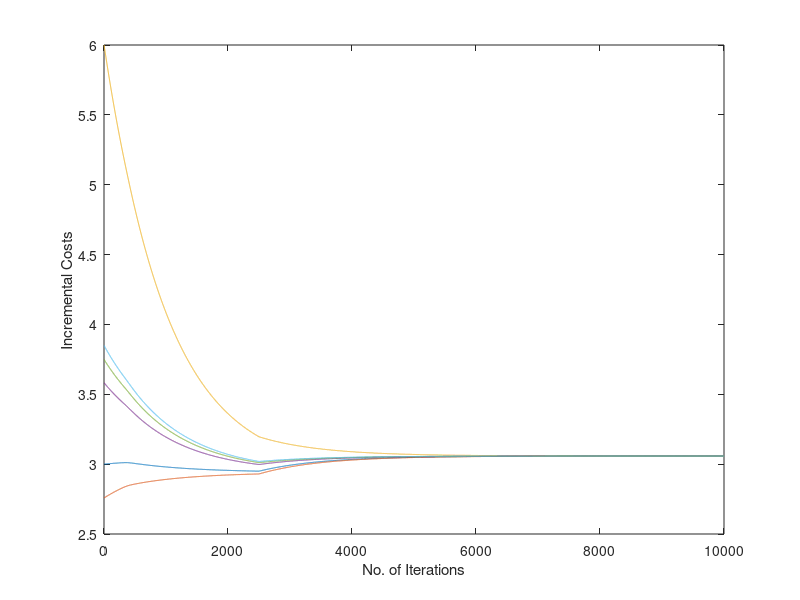
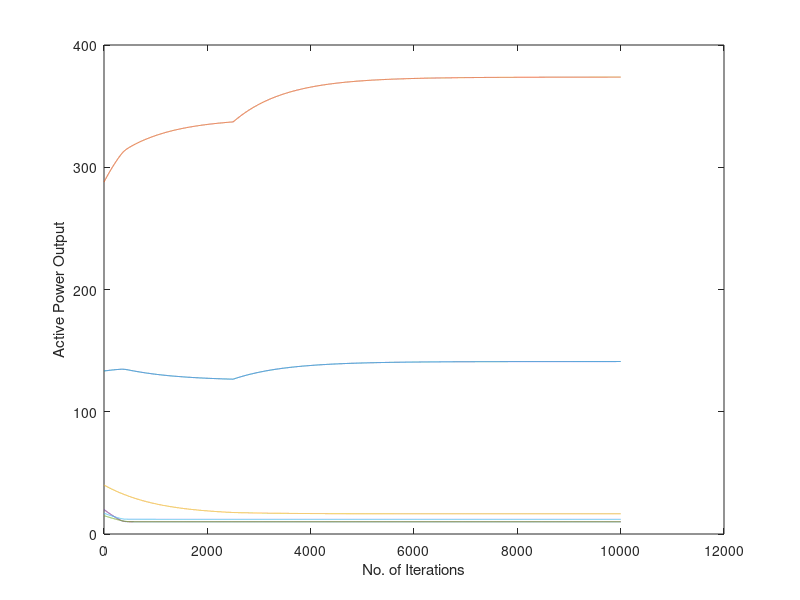
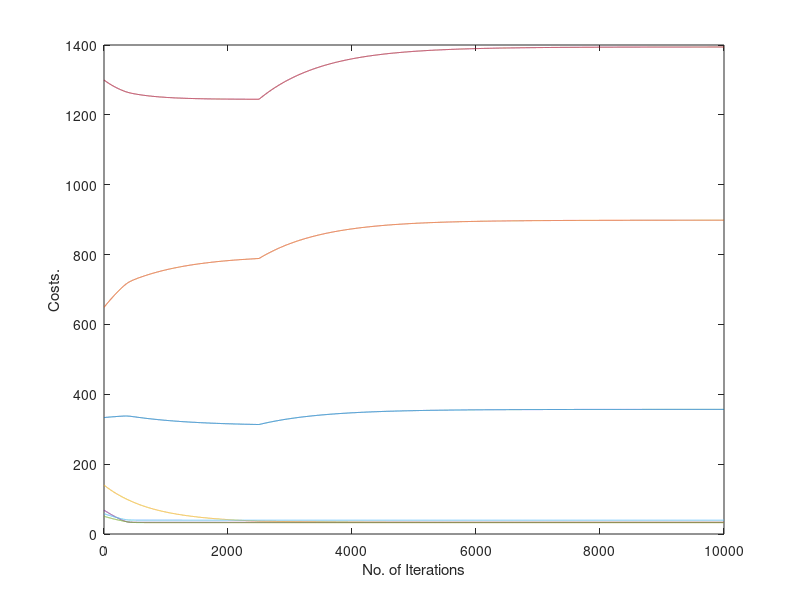

Recreate these plots in MATLAB, in order.
clc,clear, close all;

theta=0.005;
dt=0.001;

N=10000;

PD=513.34;

P1(1)=133.36;
P2(1)=287.98;
P3(1)=40;
P4(1)=20;
P5(1)=15;
P6(1)=17;

P1max=200;
P2max=400;
P3max=50;
P4max=35;
P5max=30;
P6max=40;

P1min=50;
P2min=100;
P3min=15;
P4min=10;
P5min=10;
P6min=12;

b1=2;
b2=1.75;
b3=1;
b4=3.25;
b5=3;
b6=3;

c1=0.00375;
c2=0.00175;
c3=0.0625;
c4=0.008324;
c5=0.025;
c6=0.025;

A=ones(1,6);


for i=1:N
    
    if i==N/4
        PD=PD+50
    end 
    
    
    delf=[b1+2*c1*P1(i)-theta*(1/(P1(i)-P1min)+1/(P1max-P1min));b2+2*c2*P2(i)-theta*(1/(P2(i)-P2min)+1/(P2max-P2min));b3+2*c3*P3(i)-theta*(1/(P3(i)-P3min)+1/(P3max-P3min));b4+2*c4*P4(i)-theta*(1/(P4(i)-P4min)+1/(P4max-P4min));b5+2*c5*P5(i)-theta*(1/(P5(i)-P5min)+1/(P5max-P5min));b6+2*c6*P6(i)-theta*(1/(P6(i)-P6min)+1/(P6max-P6min))];
    del2f=diag([2*c1+theta*(1/(P1(i)-P1min)^2+1/(P1max-P1(i))^2),2*c2+theta*(1/(P2(i)-P2min)^2+1/(P2max-P2(i))^2),2*c3+theta*(1/(P3(i)-P3min)^2+1/(P3max-P3(i))^2),2*c4+theta*(1/(P4(i)-P4min)^2+1/(P4max-P4(i))^2),2*c5+theta*(1/(P5(i)-P5min)^2+1/(P5max-P5(i))^2),2*c6+theta*(1/(P6(i)-P6min)^2+1/(P6max-P6(i))^2)]);
    S=inv([del2f A';A 0])*[-delf;PD-P1(i)-P2(i)-P3(i)-P4(i)-P5(i)-P6(i)];
    
    P1(i+1)=P1(i)+dt*S(1);
    P2(i+1)=P2(i)+dt*S(2);
    P3(i+1)=P3(i)+dt*S(3);
    P4(i+1)=P4(i)+dt*S(4);
    P5(i+1)=P5(i)+dt*S(5);
    P6(i+1)=P6(i)+dt*S(6);
    
    IC1(i)=delf(1);
    IC2(i)=delf(2);
    IC3(i)=delf(3);
    IC4(i)=delf(4);
    IC5(i)=delf(5);
    IC6(i)=delf(6);
    
    CP1(i)=b1*P1(i)+c1*P1(i)*P1(i);
    CP2(i)=b2*P2(i)+c2*P2(i)*P2(i);
    CP3(i)=b3*P3(i)+c3*P3(i)*P3(i);
    CP4(i)=b4*P4(i)+c4*P4(i)*P4(i);
    CP5(i)=b5*P5(i)+c5*P5(i)*P5(i);
    CP6(i)=b6*P6(i)+c6*P6(i)*P6(i);
    
    TCP(i)=CP1(i)+CP2(i)+CP3(i)+CP4(i)+CP5(i)+CP6(i);
end

P1(end),P2(end),P3(end),P4(end),P5(end),P6(end)

figure()
plot(IC1);hold on;plot(IC2);plot(IC3);plot(IC4);plot(IC5);plot(IC6);
xlabel('No. of Iterations')
ylabel('Incremental Costs')

figure()
plot(P1);hold on;plot(P2);plot(P3);plot(P4);plot(P5);plot(P6);
xlabel('No. of Iterations')
ylabel('Active Power Output')

figure()
plot(CP1);hold on;plot(CP2);plot(CP3);plot(CP4);plot(CP5);plot(CP6);plot(TCP);
xlabel('No. of Iterations')
ylabel('Costs.')
